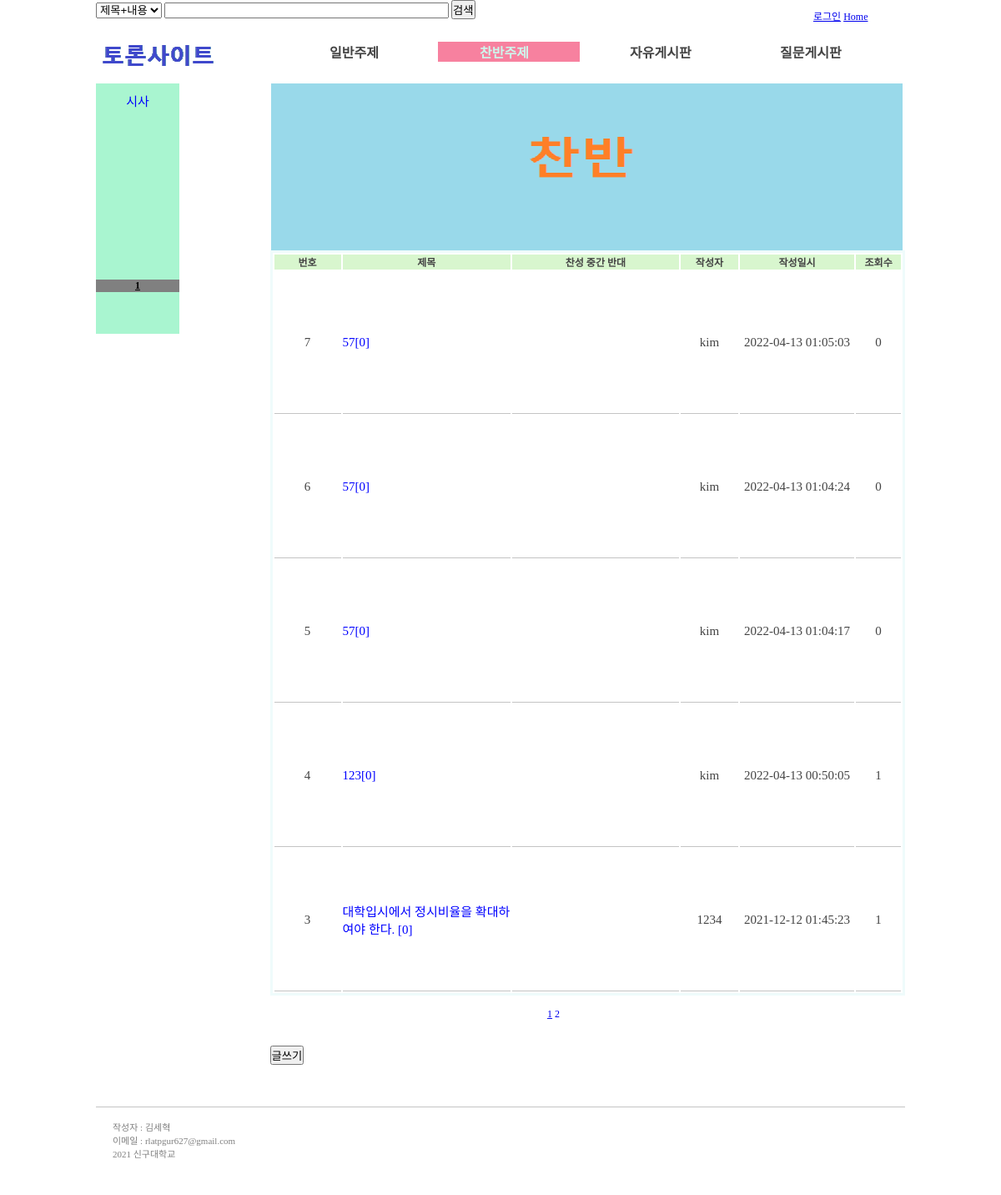
Screenshot of /yesno.php with the database file from the repository.
### tables this page shows
CREATE TABLE IF NOT EXISTS `board_list` (
  `num` int(11) NOT NULL AUTO_INCREMENT,
  `board_name` varchar(100) NOT NULL,
  `date` datetime DEFAULT NULL,
  PRIMARY KEY (`num`)
);

CREATE TABLE IF NOT EXISTS `board` (
  `keey` int(11) unsigned NOT NULL AUTO_INCREMENT,
  `bid` varchar(50) DEFAULT NULL,
  `num` int(11) DEFAULT NULL,
  `writer` varchar(20) DEFAULT NULL,
  `title` varchar(60) DEFAULT NULL,
  `content` text DEFAULT NULL,
  `regtime` varchar(20) DEFAULT NULL,
  `hits` int(11) DEFAULT NULL,
  `img` varchar(50) DEFAULT NULL,
  PRIMARY KEY (`keey`)
);

### yesno.php (the view, shortened to what this page needs)
<!DOCTYPE html>
<html lang="en" dir="ltr">
  <head>
    <link rel="stylesheet" type="text/css"href="css/common.css">
    <link rel="stylesheet" type="text/css"href="css/header.css">
    <link rel="stylesheet" type="text/css"href="css/nomer.css">
    <link rel="stylesheet" type="text/css"href="css/side.css">
  </head>
  <body>
<div id="all">
      <header>
       <div id="search_box">
    <form action="board/search_result.php" method="get">
      <select name="catgo">
       <option value="titles">제목+내용</option>
      </select>
      <input type="text" name="search" size="40" required="required" /> <button>검색</button>
    </form>
    </div>
        <a href="index.php"><img id="logo" src="img/logo.png"></a>
        <nav id="top_menu">
      <a href="login/login_name.php">로그인</a>  <a href="index.php">Home</a>
        </nav>
        <nav id="top_menu2">
          <ul>
          <div class="nor1" onclick="location.href='normal.php?bid=normal'"> <li>일반주제</li></div>
          <div class="nor" onclick="location.href='yesno.php?bid=yesno';">  <li>찬반주제</li></div>
          <div class="nor1" onclick="location.href='free.php?bid=free';">       <li>자유게시판 </li></div>
          <div class="nor1" onclick="location.href='board.php?bid=board';">  <li>질문게시판</li></div>
          </ul>
        </nav>
      </header>
     <body>
      <section id="main">
 <div id="side">
	  <?php
	$bid='yesno';
	?>
<?php
	require("db_connect.php");
	$numL= 5;
	$numLinkes= 3;
	$pages = empty($_REQUEST["pages"]) ? 1 : $_REQUEST["pages"];
	$stats = ($pages -1) * $numL;
	$name=strlen($bid);
	$query3 = $db->query("select *  from board_list where board_name like '$bid%' order by num desc limit $stats,$numL");
	while ($row = $query3->fetch()) {
	$str = substr($row['board_name'], $name);
	if($str==$_REQUEST["bid"]){
		$side_bord="side_bord";
	}else{
		$side_bord="side_bord1";
	}
?>
<div class="str">
 <td style="text-align:left;">
   <div class=<?=$side_bord?> onclick="location.href='yesno.php?bid=<?=$str?>&pages=<?=$pages?>&mainbid=yesno'"><?php echo"$str"?></div>
 </td>
	</div>
	 <?php
$firstLinks = floor(($pages - 1)/$numLinkes)*$numLinkes+1;
	$lastLinks = $firstLinks + $numLinkes -1;
	$mainbid="yesno";
	$numRecords = $db->query("select count(*) from  board_list  where board_name like '$mainbid%' ")->fetchColumn();
	$numPages = ceil($numRecords / $numL);
	if($lastLinks  >$numPages){
	   $lastLinks = $numPages;
	}
}
?>
<div class="pa">
<?php
		for ($i2=$firstLinks; $i2 <= $lastLinks; $i2++){
?>
			<a href="<?=$bid?>.php?bid=<?=$bid?>&pages=<?=$i2?>"> <?=($i2 == $pages) ? "<u>$i2</u>" : $i2?> </a>
<?php
		}
?>
</div>
 </div>
        <div id="">
          <img id ="img"src="img/yesno.png" alt="">
        </div>
         <div class="border1">
            <table id=border1>
                <tr>
                    <th class="num"    >번호    </th>
                    <th class="title"  >제목    </th>
                     <th class="yesmidno" >찬성 중간 반대  </th>
                    <th class="writer" >작성자  </th>
                    <th class="regtime">작성일시</th>
                    <th class="hits"   >조회수  </th>
                </tr>
          </div>
            <div class="border1">
                <?php
$jsnum    = 0;
$numLines = 5;
$numLinke = 3;
$page = empty($_REQUEST["page"]) ? 1 : $_REQUEST["page"];
$stat = ($page - 1) * $numLines;
$bid   = empty($_REQUEST["bid"]) ? "free" : $_REQUEST["bid"];
$query = $db->query("select * from board  where bid='$bid' order by num desc limit $stat,$numLines");
while ($row = $query->fetch()) {
    $data = $db->query("select count(*) from reply where con_num='" . $row['num'] . "'and board='" . $bid . "'")->fetchColumn();
    $boardtime = $row['regtime'];
    $timenow   = date("Y-m-d H:i:s");
    $beforeDay = date("Y-m-d H:i:s", strtotime($timenow . " -24 hours"));
    if ($timenow >= $boardtime && $beforeDay <= $boardtime) {
        $img = "<img src='img/new.png' alt='new' title='new' />";
    } else {
        $img = "";
    }
    $mainbid = empty($_REQUEST["mainbid"]) ? "yesno" : $_REQUEST["mainbid"];
    $imgs = "board/" . $row['img'];
?>
                <tr class="borard_link">
                    <td id="a" ><?php echo "$row[num] ";?><img id ="imgs" src="<?= $imgs ?>"onerror="this.style.display='none'" alt="" ></td>
                    <td style="text-align:left;">
                     <a href="board/view.php?bid=<?= $bid ?>&num=<?php echo "$row[num]";?>&page=<?= $page ?>&mainbid=<?= $mainbid ?>">
					 <?php echo "$row[title]";?><?php echo "[", $data, "]";?><?php echo $img ?></a></td>
					<td><div id="jsc_<?= $jsnum ?>" style="width: 200PX; height: 150PX;"></div>    </td>
                    <td><?php echo "$row[writer]";?></td>
                    <td><?php echo "$row[regtime]";?></td>
                    <td><?php echo "$row[hits]";?></td>
                </tr>
<?php
    $jsnum++;
	}
?>
            <br>
<?php
$firstLink = floor(($page - 1) / $numLinke) * $numLinke + 1;
$lastLink  = $firstLink + $numLinke - 1;
$numRecords = $db->query("select count(*) from  board  where bid='$bid' ")->fetchColumn();
$numPage    = ceil($numRecords / $numLines);
$a          = "yesno";
if ($lastLink > $numPage) {
    $lastLink = $numPage;
}
?>
<div style="width:680px; text-align:center;">
<?php
for ($i = $firstLink; $i <= $lastLink; $i++) {
?>
           <a class="nones" href="yesno.php?bid=<?= $bid ?>&page=<?= $i ?>&jsnum=<?= $jsnum ?>"> <?= ($i == $page) ? "<u>$i</u>" : $i ?> </a>
<?php
}
?>
</div>
<br><br>
<input type="button" value="글쓰기"
       onclick="location.href='board/write.php?bid=<?= $bid ?>&a=<?= $a ?>'">
</div>
  </section>
<footer>
    <p>
        <span>작성자 : 김세혁</span><br/>
        <span>이메일 : rlatpgur627@gmail.com</span><br/>
        <span>2021 신구대학교</span>
    </p>
</footer>
</div>
<br>
  </body>
</html>

### css/common.css (style rules this page uses)
* { margin:0; padding:0; }
body { font-family:"맑은 고딕","돋움"; font-size: 12px; color: #444444; }
ul { list-style-type: none; }
#all { width:970px; height:auto; margin: 0 auto; }

### css/header.css (style rules this page uses)
header { height:100px; position: relative; }
header #logo { position: relative; top: 30px; }
header #top_menu { position: absolute; top: 10px; left: 860px; }
header #top_menu2 { width: 757px; height: 38px; background-repeat: no-repeat; position: absolute; top: 40px; left:210px; }
header #top_menu2 ul { margin-top:10px; margin-left:10px; display:flex; }
header #top_menu2 li { display: inline-block; margin:0px 40px 0 50px; font-size: 16px; text-align:center; font-weight:bold; }
header #top_menu2 div { margin-left:10px; width:170px; }
header #top_menu2 .nor { background-color:#F7819F; color:#CEF6EC; cursor: pointer; }
header #top_menu2 .nor1 { cursor: pointer; }
footer { margin-top:50px; position:relative; width: 100%; height: 90px; bottom: 0px; border-top: 1px solid #c4c4c4; padding-top: 15px; color: #808080; font-size: 11px; float: left; }
footer p span { display: inline-block; margin-left: 20px; }

### css/nomer.css (style rules this page uses)
section#main { width: 970px; height:auto; margin-top: auto; position: relative; }
section#main #img { width: 757px; height:200px; position: relative; float: right; margin-right:3px; }
.nones { color: -webkit-link; cursor: pointer; text-decoration: none; }
section#main .border1 { position: relative; width:78.5%; float: right; }
section#main #border1 { border: 3px solid #EFFBFB; text-align:center; width:100%; }
section#main #border1 th { background-color: #D8F6CE; }
section#main #border1 td { padding-top:10px; padding-bottom:10px; font-size:15px; border-bottom: 1px solid #c4c4c4; }
section#main #border1 .num { width:12%; }
section#main #border1 .title { width:30%; }
section#main #border1 .yesmidno { width:20%; }
section#main #border1 .writer { width:10%; }
section#main #border1 .regtime { width:20%; }
section#main #border1 .hits { width:8%; }
section#main #border1 .borard_link a:link { text-decoration:none; color:blue; }

### css/side.css (style rules this page uses)
#side { position:relative; height:300px; width:100px; color:blue; background-color:#A9F5D0; float: left; text-align:center; }
.str { font-size:15px; font-style:bold; margin-top:10px; }
.side_bord1 { cursor: pointer; }
#side a:link { text-decoration: none; font-weight: bolder; color: black; }
.pa { width:100px; text-align:center; background-color:grey; position:absolute; left:0px; bottom: 50px; }

### rows the page displays
board_list: board_name "시사"
board: num "7", title "57", data "0", writer "kim", regtime "2022-04-13 01:05:03", hits "0"
board: num "6", title "57", data "0", writer "kim", regtime "2022-04-13 01:04:24", hits "0"
board: num "5", title "57", data "0", writer "kim", regtime "2022-04-13 01:04:17", hits "0"
board: num "4", title "123", data "0", writer "kim", regtime "2022-04-13 00:50:05", hits "1"
board: num "3", title "대학입시에서 정시비율을 확대하여야 한다.", data "0", writer "1234", regtime "2021-12-12 01:45:23", hits "1"
